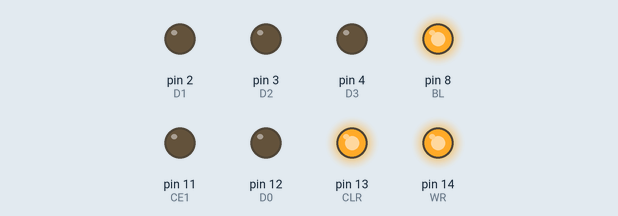
The sketch below on a simulated Arduino Uno, built with avr-gcc and run on an emulated ATmega328P. Shown: output pins drawn as LEDs (lit = HIGH). Random numbers use the default seed unless the sketch sets one; pins used as bus, display or sensor lines are not drawn.

Above: at 0.1 s.
Timing chart, 0 to 1.6 s (numbered marks = the images above):
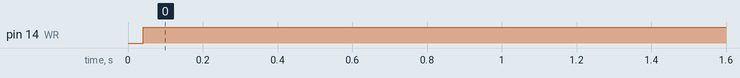

The sketch:

4-lettergenerator.ino
```cpp
// Print 4-letter word on a DL2416T
// Coded by Mikael Karlsson 2022-01-16
// Requires the https://github.com/ontuo/DL2416-Arduino-library
// I did modified it to suit my needs, hence why it's included in the code
//#include <DL2416T.h>

#define DEBUG false

// Define all pins here
    int D0  = 12; // Data bit 0 = 11 on display
    int D1  = 2;  // Data bit 1 = 12 on display
    int D2  = 3;  // Data bit 2 = 13 on display
    int D3  = 4;  // Data bit 3 = 14 on display
    int D4  = 5;  // Data bit 4 = 17 on display
    int D5  = 6;  // Data bit 5 = 16 on display
    int D6  = 7;  // Data bit 5 = 15 on display
    int BL  = 8;  //            = 18 on display
    int AD0 = 9;  // A0         =  9 on display
    int AD1 = 10; // A1         =  7 on display
    int CE1 = 11; // CE1        =  1 on display, tie #2 to ground (pin 2)
    int CLR = 13; // CLR        =  3 on display
    int WR  = 14; // WR         =  6 on display

    // All words that I could find in Swedish without extended characters
    // NOTE TO MYSELF, NEEDS TO BE UPPER CASE!!!!!!!!!! (don't ask me why I have this note here)
    static const char fourletterwords[] PROGMEM = {"ABERACNEADELADLA...."};

    int randomnumber; // holds the random number
    char myLetter;    // holds a character

// Setup routine
void setup() {
    // Initialize all pins, modified library
    DL2416Tinit(D0, D1, D2, D3, D4, D5, D6, AD0, AD1, WR, CE1, CLR, BL);
    randomSeed(analogRead(A4));  // Get a random value seed fron an empty analog port
}

// And loop away
void loop() {
    // 8488 characters divided by 4 = 2122 words, so 2121 is the largest random number we can have
    randomnumber = random(0,2121); // Get a random number between 0 and 2121 (return is float)
    int wordindex = (int) randomnumber * 4;  // Multiply the randowm word by 4 so we get to the right place in PROGMEM
    int position = 3; // the position of the character, display is backward, 3 is rightmost character

    for (byte i = 0; i < 4; i++) // Loop 4 times to get 4 characters
        {
        myLetter = pgm_read_byte_near(fourletterwords + (i + wordindex) );  // Read a character from PROGMEM
        DL2416TsetLetter(myLetter, position);   // Display it
        position --; // Count down to 0, display is from right to left, 3 to 0
    }
    delay(4000);    // Wait some time
    // TODO:
    // Add RTC and code for it
} // loop


// set position in display, rightmost = 3 leftmost = 0
void setAdress(int position)
{
    digitalWrite(AD1, (position & 0b10) >> 1);
    digitalWrite(AD0, (position & 0b01) >> 0);
}

//will output the letter in the determined position
void DL2416TsetLetter(char letter, int position)
{
    setAdress(position);
    digitalWrite(WR, 0);
    digitalWrite(D6, (letter & 0b1000000) >> 6);
    digitalWrite(D5, (letter & 0b0100000) >> 5);
    digitalWrite(D4, (letter & 0b0010000) >> 4);
    digitalWrite(D3, (letter & 0b0001000) >> 3);
    digitalWrite(D2, (letter & 0b0000100) >> 2);
    digitalWrite(D1, (letter & 0b0000010) >> 1);
    digitalWrite(D0, (letter & 0b0000001) >> 0);
    digitalWrite(WR, 1);
}

void DL2416Tclear()
{
    digitalWrite(CLR, 0);
    //according to datasheet we need at least 1 sec to clear
    delay(1000);
    digitalWrite(CLR, 1);
}

//turnOff will not delete anything, only dim the display

void DL2416TOff()
{
    digitalWrite(BL, 0);
}

void DL2416TturnOn()
{
    digitalWrite(BL, 1);
}

void DL2416TPrint(String word)
{
    int len = 0;
    if (word.length() > 4)
    {
        len = 4;
    }
    else
    {
        len = word.length();
    }
    for (int i = 0; i < len; i++)
    {
        int m = len - 1 - i;
        DL2416TsetLetter(word[i], m);
    }
}

void DL2416Tinit(uint8_t D0, uint8_t D1, uint8_t D2, uint8_t D3, uint8_t D4, uint8_t D5, uint8_t D6, uint8_t AD0, uint8_t AD1, uint8_t WR, uint8_t CE1, uint8_t CLR, uint8_t BL)
{
    // Set pins as outputs
    pinMode(D0,  OUTPUT);
    pinMode(D1,  OUTPUT);
    pinMode(D2,  OUTPUT);
    pinMode(D3,  OUTPUT);
    pinMode(D4,  OUTPUT);
    pinMode(D5,  OUTPUT);
    pinMode(D6,  OUTPUT);
    pinMode(WR,  OUTPUT);
    pinMode(CLR, OUTPUT);
    pinMode(CE1, OUTPUT);
    pinMode(BL,  OUTPUT);
    pinMode(AD0, OUTPUT);
    pinMode(AD1, OUTPUT);

    digitalWrite(WR,  HIGH);
    digitalWrite(AD0, HIGH);
    digitalWrite(AD1, HIGH);
    digitalWrite(BL,  HIGH);
    digitalWrite(CLR, HIGH);
    digitalWrite(CE1, LOW);
}
```

Measured:
- by itself, pin 14 (WR): LOW → HIGH at 0.04 s
